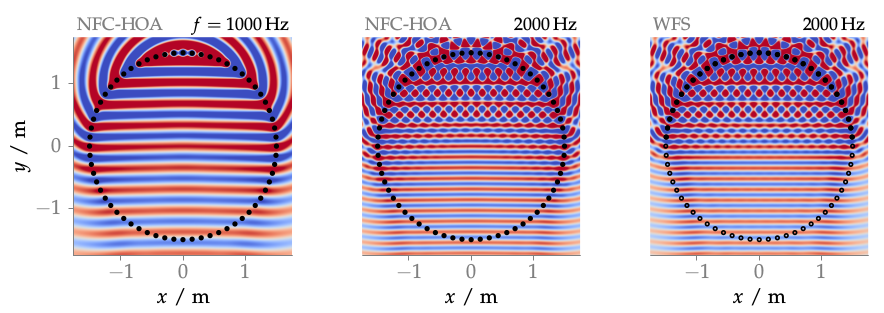

The script that saved this image:
#!/usr/bin/gnuplot
#
# FIGURE 3.8: Sound pressure of a plane wave synthesized by NFC-HOA (2.45) and
# WFS (2.55) for different frequencies.  For WFS the open circles indicate
# inactive secondary sources. Parameters: x_s = (0, -1, 0), x_ref = (0, 0, 0) m,
# 64 secondary sources.
#
# AUTHOR:   Hagen Wierstorf
# SOFTWARE: gnuplot 5.0 patchlevel 3

reset
set macros
set loadpath '../../gnuplot' 'data'

load 'latex.cfg'
load 'border.cfg'
load 'moreland.pal'
load 'array.cfg'

set terminal epslatex size 15cm,4.6cm color colortext @small
set output 'fig3_08.tex';

unset key
set size ratio -1

set xrange [-1.75:1.75]
set yrange [-1.75:1.75]
set cbrange [-1:1]
set tics scale 0.75 out nomirror
set xtics 1 offset 0,0.5
set ytics 1 offset 0.5,0
set xlabel '$x$ / m' offset 0,1
set ylabel '$y$ / m' offset 1.5,0
unset colorbox

set bmargin 2.1
set tmargin 0.9

set multiplot layout 1,3
set lmargin 4
set rmargin 0
set label 1 '\ft $f = 1000$\,Hz' at 1.7,1.95 right front
set label 2 '\ft NFC-HOA' at -1.7,1.95 left front tc ls 101
plot 'sound_field_nfchoa_1000Hz.dat' binary matrix with image,\
     'array.txt' @array_active w p
set border 1
set format y ''
set ytics scale 0
unset ylabel
set lmargin 2
set rmargin 2
set label 1 '\ft $2000$\,Hz'
plot 'sound_field_nfchoa_2000Hz.dat' binary matrix with image,\
     'array.txt' @array_active w p
set lmargin 0
set rmargin 4
set label 1 '\ft $2000$\,Hz'
set label 2 '\ft WFS'
plot 'sound_field_wfs_2000Hz.dat' binary matrix with image,\
     'array.txt'     @array_inactive w p,\
     'array_wfs.txt' @array_active w p
unset multiplot

call 'plot.plt' 'fig3_08'
